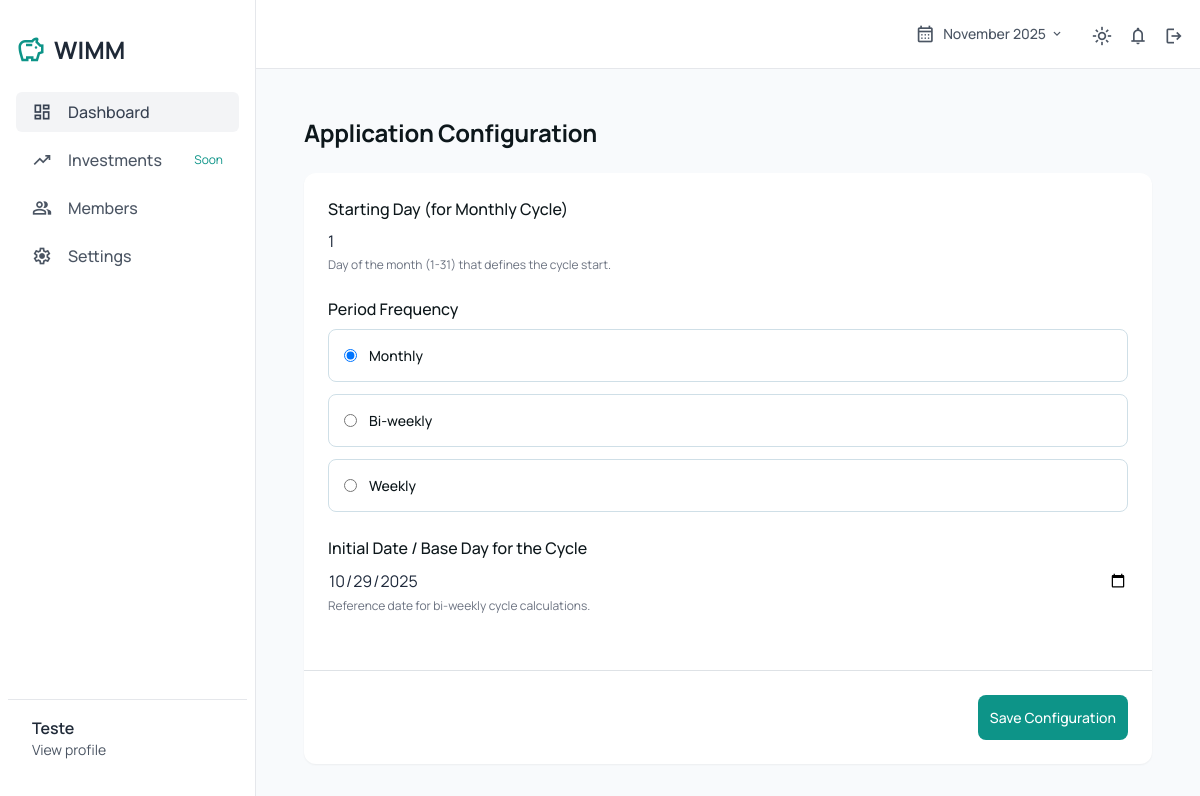
Page /settings/ (signed in) on the committed database.
### finances/models.py (models this page shows, shortened)
class CustomUser(AbstractUser):
    pass

class FamilyConfiguration(models.Model):
    PERIOD_TYPES = [
        ('M', 'Monthly'),
        ('B', 'Bi-weekly'),
        ('W', 'Weekly'),
    ]
    family = models.OneToOneField(Family, on_delete=models.CASCADE, related_name='configuration')
    starting_day = models.PositiveSmallIntegerField(
        default=5,
        validators=[MinValueValidator(1)],
        help_text="Day of the month (1-31) that defines the cycle start."
    )
    period_type = models.CharField(max_length=1, choices=PERIOD_TYPES, default='M')
    base_date = models.DateField(default=timezone.localdate)

### finances/views.py (the view)
# urls.py: path('settings/', views.configuration_view, name='configuration'),
@login_required
def configuration_view(request):
    family, _, _ = get_family_context(request.user)
    if not family:
        return redirect('dashboard')
    config, created = FamilyConfiguration.objects.get_or_create(family=family)
    if request.method == 'POST':
        form = FamilyConfigurationForm(request.POST, instance=config)
        if form.is_valid():
            form.save()
            messages.success(request, 'Settings saved successfully.')
            return redirect('configuration')
    else:
        form = FamilyConfigurationForm(instance=config)
    query_period = request.GET.get('period')
    start_date, _, _ = get_current_period_dates(family, query_period)
    context = {
        'form': form
    }
    context.update(get_base_template_context(family, query_period, start_date))
    return render(request, 'finances/configurations.html', context)

### finances/forms.py
class FamilyConfigurationForm(forms.ModelForm):
    class Meta:
        model = FamilyConfiguration
        fields = ['starting_day', 'period_type', 'base_date']
        widgets = {
            'starting_day': forms.NumberInput(attrs={'class': 'form-input'}),
            'period_type': forms.RadioSelect(choices=FamilyConfiguration.PERIOD_TYPES),
            'base_date': forms.DateInput(attrs={'class': 'form-input', 'type': 'date'}),
        }

### finances/views.py (called while the page is built)
def get_family_context(user):
    try:
        family_member = FamilyMember.objects.select_related('family').get(user=user)
        family = family_member.family
        all_family_members = FamilyMember.objects.filter(family=family).select_related('user').order_by('user__username')
        return family, family_member, all_family_members
    except FamilyMember.DoesNotExist:
        return None, None, []

def get_base_template_context(family, query_period, start_date):
    available_periods = get_available_periods(family)
    current_period_label = None
    for period in available_periods:
        if period['is_current']:
            current_period_label = period['label']
            break
    return {
        'available_periods': available_periods,
        'current_period_label': current_period_label
    }

### finances/templates/finances/configurations.html (shortened to what this page needs)
{% extends "finances/base.html" %}
{% load static %}
{% block content %}
<main class="p-6 md:p-10 lg:p-12">
    <div class="max-w-4xl mx-auto">
        <h1 class="text-[#0d171b] dark:text-white text-2xl font-bold tracking-[-0.015em] mb-6">Application Configuration</h1>
        <form method="post" class="bg-white dark:bg-gray-800 rounded-xl shadow-sm overflow-hidden">
            <div class="p-6 space-y-6">
                <div class="flex flex-col">
                    <label class="text-[#0d171b] dark:text-gray-300 text-base font-medium leading-normal pb-2" for="{{ form.starting_day.id_for_label }}">Starting Day (for Monthly Cycle)</label>
                    {{ form.starting_day }}
                    <p class="text-xs text-gray-500 mt-1">Day of the month (1-31) that defines the cycle start.</p>
                </div>
                <div class="flex flex-col">
                    <label class="text-[#0d171b] dark:text-gray-300 text-base font-medium leading-normal pb-2">Period Frequency</label>
                    <div class="space-y-3">
                        {% for radio in form.period_type %}
                        <label class="flex items-center gap-3 border border-[#cfdfe7] dark:border-gray-600 p-[15px] rounded-lg cursor-pointer hover:bg-slate-50 dark:hover:bg-gray-700">
                            {{ radio.tag }}
                            <div class="flex grow flex-col">
                                <p class="text-[#0d171b] dark:text-white text-sm font-medium leading-normal">{{ radio.choice_label }}</p>
                            </div>
                        </label>
                        {% endfor %}
                    </div>
                </div>
                <div class="flex flex-col">
                    <label class="text-[#0d171b] dark:text-gray-300 text-base font-medium leading-normal pb-2" for="{{ form.base_date.id_for_label }}">Initial Date / Base Day for the Cycle</label>
                    {{ form.base_date }}
                    <p class="text-xs text-gray-500 mt-1">Reference date for bi-weekly cycle calculations.</p>
                </div>
            </div>
            <div class="mt-8 pt-6 border-t border-[#dee2e6] dark:border-gray-700 flex justify-end gap-4 p-6">
                <button type="submit" class="rounded-lg bg-primary text-white text-sm font-medium leading-normal p-3 hover:bg-primary/90">
                    Save Configuration
                </button>
            </div>
        </form>
    </div>
</main>
{% endblock %}

### finances/templates/finances/base.html (shortened to what this page needs)
{% load static %}
<!DOCTYPE html>
<html lang="en" class="h-full" x-data="{ darkMode: localStorage.getItem('darkMode') === 'true' }" :class="{ 'dark': darkMode }">
<head>
    <script src="https://cdn.tailwindcss.com"></script>
</head>
<body class="h-full bg-background-light dark:bg-background-dark text-slate-800 dark:text-slate-200" x-data="{ sidebarOpen: false, periodDropdown: false }">
    <div class="flex h-full">
        <aside :class="{'translate-x-0': sidebarOpen, '-translate-x-full': !sidebarOpen}"
               class="fixed inset-y-0 left-0 z-30 flex flex-col w-64 px-4 py-8 bg-white dark:bg-gray-800 border-r dark:border-gray-700 transform transition-transform duration-300 ease-in-out md:translate-x-0 md:static md:inset-0">
            <div class="flex items-center justify-between">
                <a href="{% url 'dashboard' %}" class="flex items-center gap-2">
                    <span class="material-symbols-outlined text-3xl text-primary">savings</span>
                    <span class="text-2xl font-bold text-gray-800 dark:text-white">WIMM</span>
                </a>
            </div>
            <nav class="flex flex-col justify-between flex-1 mt-6">
                <div class="space-y-2">
                    <a class="flex items-center px-4 py-2 text-gray-700 bg-gray-100 rounded-md dark:bg-gray-700 dark:text-gray-200" href="{% url 'dashboard' %}">
                        <span class="material-symbols-outlined">dashboard</span>
                        <span class="mx-4 font-medium">Dashboard</span>
                    </a>
                    <a class="flex items-center px-4 py-2 text-gray-600 rounded-md dark:text-gray-400 hover:bg-gray-100 dark:hover:bg-gray-700" href="{% url 'investments' %}">
                        <span class="material-symbols-outlined">trending_up</span>
                        <span class="mx-4 font-medium">Investments</span>
                        <span class="text-xs font-normal text-teal-600 dark:text-teal-500 ml-auto">Soon</span>
                    </a>
                    <a class="flex items-center px-4 py-2 text-gray-600 rounded-md dark:text-gray-400 hover:bg-gray-100 dark:hover:bg-gray-700" href="{% url 'members' %}">
                        <span class="material-symbols-outlined">group</span>
                        <span class="mx-4 font-medium">Members</span>
                    </a>
                    <a class="flex items-center px-4 py-2 text-gray-600 rounded-md dark:text-gray-400 hover:bg-gray-100 dark:hover:bg-gray-700" href="{% url 'configuration' %}">
                        <span class="material-symbols-outlined">settings</span>
                        <span class="mx-4 font-medium">Settings</span>
                    </a>
                </div>
                <div class="flex items-center px-4 -mx-2 py-2 border-t dark:border-gray-700 mt-4 pt-4">
                    <div class="flex flex-col mx-2">
                        <span class="font-semibold text-gray-800 dark:text-gray-200">{{ request.user.username }}</span>
                        <span class="text-sm text-gray-600 dark:text-gray-400">View profile</span>
                    </div>
                </div>
            </nav>
        </aside>
        <div class="flex-1 flex flex-col overflow-hidden">
            <header class="flex items-center justify-between p-4 bg-white dark:bg-gray-800 border-b dark:border-gray-700 md:justify-end">
                <div class="flex items-center space-x-4">
                    <div class="relative" x-data="{ open: false }" @click.away="open = false">
                        <button @click="open = !open" class="flex items-center text-gray-600 dark:text-gray-400 hover:text-primary px-3 py-2 rounded-lg hover:bg-gray-100 dark:hover:bg-gray-700">
                            <span class="material-symbols-outlined mr-2">calendar_month</span>
                            <span class="text-sm font-medium">{{ current_period_label|default:"Select Period" }}</span>
                            <span class="material-symbols-outlined ml-1 text-sm">expand_more</span>
                        </button>
                    </div>
                    <button @click="darkMode = !darkMode; localStorage.setItem('darkMode', darkMode)"
                            class="text-gray-600 dark:text-gray-400 hover:text-primary">
                        <span x-show="!darkMode" class="material-symbols-outlined">light_mode</span>
                    </button>
                    <a href="#" class="text-gray-600 dark:text-gray-400 hover:text-primary">
                        <span class="material-symbols-outlined">notifications</span>
                    </a>
                    <a href="{% url 'logout' %}" class="text-gray-600 dark:text-gray-400 hover:text-red-500" title="Logout">
                        <span class="material-symbols-outlined">logout</span>
                    </a>
                </div>
            </header>
            <main class="flex-1 overflow-x-hidden overflow-y-auto bg-background-light dark:bg-background-dark custom-scrollbar">
                {% block content %}{% endblock %}
            </main>
        </div>
    </div>
</body>
</html>

### finances/templates/finances/base.html (style rules this page uses)
body { font-family: 'Manrope', sans-serif; -webkit-font-smoothing: antialiased; -moz-osx-font-smoothing: grayscale; }
.material-symbols-outlined { font-variation-settings: 'FILL' 0, 'wght' 400, 'GRAD' 0, 'opsz' 24; vertical-align: middle; font-size: 1.25rem; line-height: 1; }

### rows in the picture
CustomUser: user.username "Teste"
FamilyConfiguration: starting_day "1", base_date "10/29/2025"

### other values in the picture
{{ current_period_label|default:"Select Period" }} "November 2025"
{{ radio.choice_label }} "Monthly" "Bi-weekly" "Weekly"
